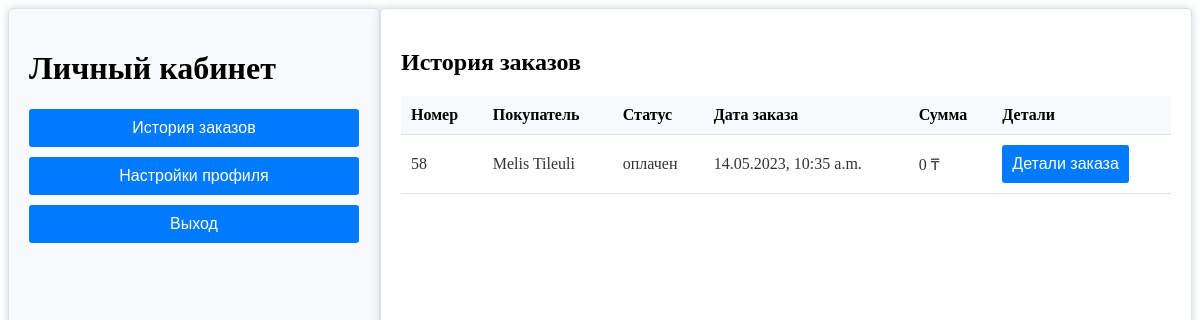
The page /profile/ (signed in) on the database as committed earlier.
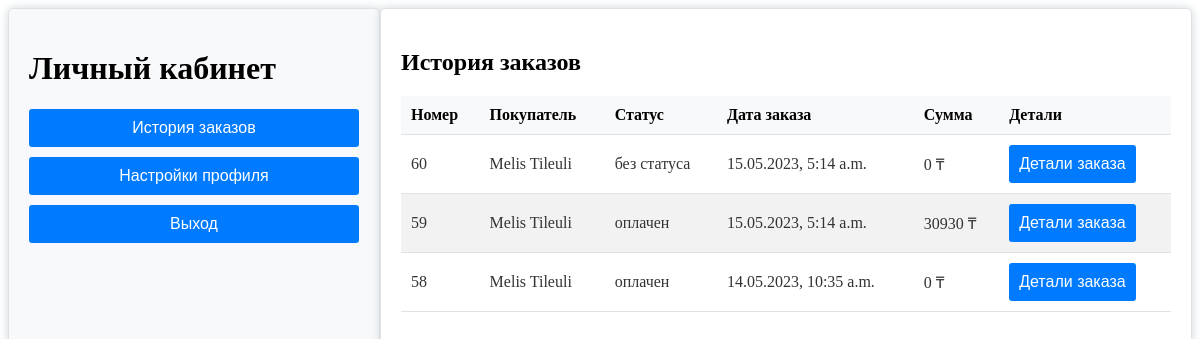
The same page on the database as committed later.
### books/models.py (models this page shows, shortened)
class Order(models.Model):
    first_name = models.CharField(max_length=50)
    last_name = models.CharField(max_length=50)
    email = models.EmailField()
    address = models.CharField(max_length=250)
    postal_code = models.CharField(max_length=20)
    city = models.CharField(max_length=100)
    created = models.DateTimeField(auto_now_add=True)
    updated = models.DateTimeField(auto_now=True)
    payment_status = models.CharField(max_length=20, default='без статуса')
    class Meta:
        ordering = ('-created',)
    def get_total_cost(self):
        return sum(item.get_cost() for item in self.items.all())

class OrderItem(models.Model):
    order = models.ForeignKey(Order, related_name='items', on_delete=models.CASCADE)
    product = models.ForeignKey(Item, related_name='order_items', on_delete=models.CASCADE)
    price = models.IntegerField()
    quantity = models.PositiveIntegerField(default=1)
    def get_cost(self):
        return self.price * self.quantity

### books/views.py (the view)
# urls.py: path('profile/', profile_view, name='profile'),
@login_required
def profile_view(request):
    user = request.user
    orders = Order.objects.all()
    if request.method == 'POST':
        user.username = request.POST.get('username')
        user.email = request.POST.get('email')
        user.save()
    return render(request, 'books/profile.html', {'orders': orders})

### books/templates/books/profile.html (shortened to what this page needs)
{% block content %}
<div class="profile-container">
    <div class="left-section">
        <h1>Личный кабинет</h1>
        <div class="section-buttons">
            <button onclick="showSection('order-history')">История заказов</button>
            <button onclick="showSection('account-settings')">Настройки профиля</button>
            <button onclick="showSection('sign-out')">Выход</button>
        </div>
    </div>
    <div class="right-section">
        <div id="order-history" class="profile-form">
            <h2>История заказов</h2>
            <table class="table">
                <thead>
                <tr>
                    <th>Номер</th>
                    <th>Покупатель</th>
                    <th>Статус</th>
                    <th>Дата заказа</th>
                    <th>Сумма</th>
                    <th>Детали</th>
                </tr>
                </thead>
                <tbody>
                {% for order in orders %}
                <tr>
                    <td>{{ order.id }}</td>
                    <td>{{ order.last_name }} {{ order.first_name }}</td>
                    <td>{{ order.payment_status }}</td>
                    <td>{{ order.created|date:"d.m.Y, P" }}</td>
                    <td>{{ order.get_total_cost }} ₸</td>
                    <td><a href="{% url 'order_detail' order_id=order.id %}"><button>Детали заказа</button></a></td>
                </tr>
                {% endfor %}
                </tbody>
            </table>
        </div>
    </div>
</div>
{% endblock %}

Rows that differ between the two databases and show on the page:
added Order: id "60", last_name "Melis", first_name "Tileuli", payment_status "без статуса", created "15.05.2023, 5:14 a.m.", get_total_cost "0"
added Order: id "59", last_name "Melis", first_name "Tileuli", payment_status "оплачен", created "15.05.2023, 5:14 a.m.", get_total_cost "30930"
